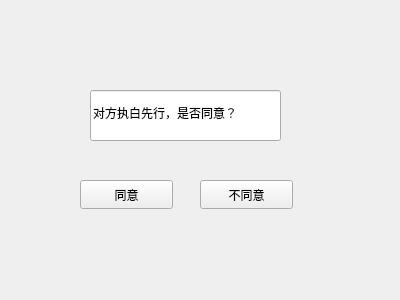
<?xml version="1.0" encoding="UTF-8"?>
<ui version="4.0">
 <class>AsWhite</class>
 <widget class="QWidget" name="AsWhite">
  <property name="geometry">
   <rect>
    <x>0</x>
    <y>0</y>
    <width>400</width>
    <height>300</height>
   </rect>
  </property>
  <property name="windowTitle">
   <string>Form</string>
  </property>
  <widget class="QPushButton" name="agree">
   <property name="geometry">
    <rect>
     <x>80</x>
     <y>180</y>
     <width>93</width>
     <height>29</height>
    </rect>
   </property>
   <property name="text">
    <string>同意</string>
   </property>
  </widget>
  <widget class="QPushButton" name="disagree">
   <property name="geometry">
    <rect>
     <x>200</x>
     <y>180</y>
     <width>93</width>
     <height>29</height>
    </rect>
   </property>
   <property name="text">
    <string>不同意</string>
   </property>
  </widget>
  <widget class="QLineEdit" name="lineEdit">
   <property name="geometry">
    <rect>
     <x>90</x>
     <y>90</y>
     <width>191</width>
     <height>51</height>
    </rect>
   </property>
   <property name="text">
    <string>对方执白先行，是否同意？</string>
   </property>
  </widget>
 </widget>
 <resources/>
 <connections/>
</ui>
